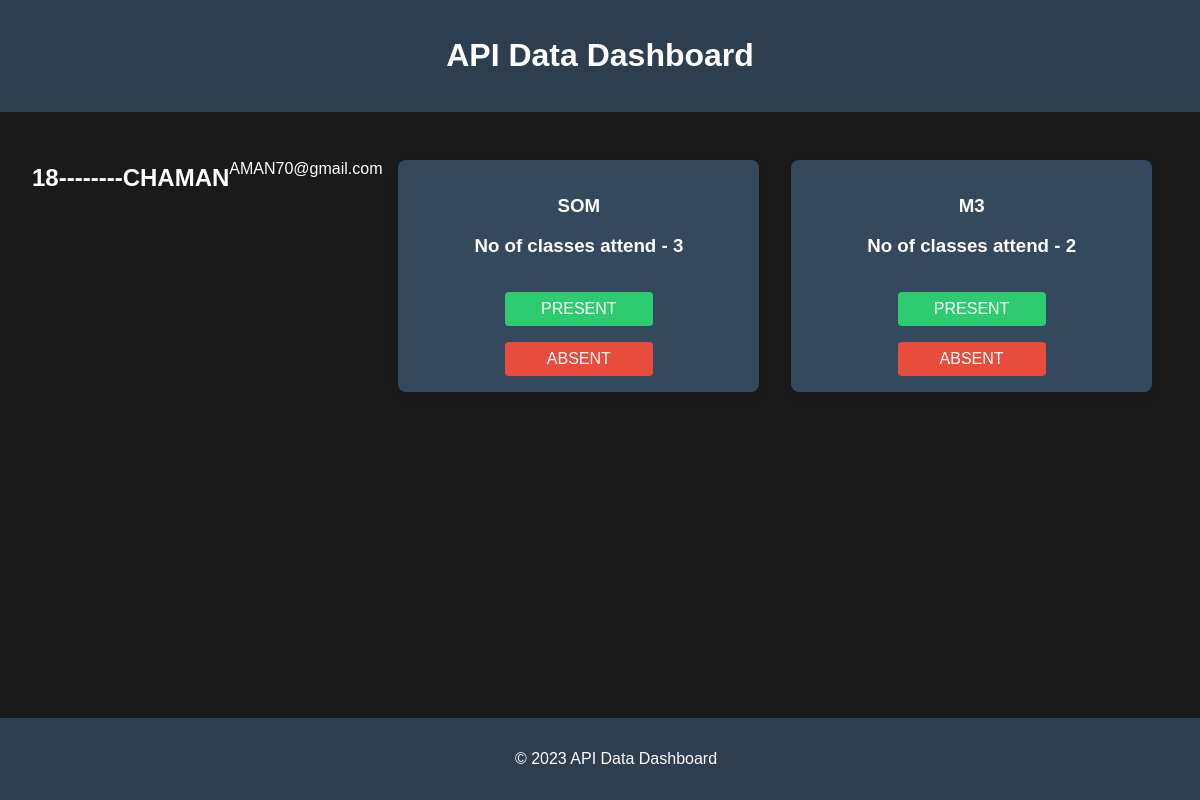
The page /17 (signed in) on the database its author committed.
### api/models.py (models this page shows, shortened)
class Student(models.Model):
      name = models.ForeignKey(User , on_delete=models.CASCADE  ,null = True , blank = True)
      attendance_status = models.CharField(max_length=7)
      subjects = models.ManyToManyField(Subject)

class Attendance(models.Model):
      subject = models.ForeignKey(Subject , on_delete= models.CASCADE)
      student = models.ForeignKey(Student , on_delete= models.CASCADE , null = True)
      no_of_classes_attended = models.IntegerField()

class Subject(models.Model):
      name = models.CharField(max_length=20)
      No_of_classes = models.IntegerField()
      no_of_required_classes = models.IntegerField()

### user_accounts/views.py (the view)
# urls.py: path("<pk>", student_data , name="student-data"),
def student_data(request,pk):
        student = Student.objects.get(id = pk)
        data = Attendance.objects.filter(student = student)
        context = {
                "stu":student,
                "data":data
        }
        return render(request , "CRUD.html" , context)

### TEMPLATES/CRUD.html (shortened to what this page needs)
<!DOCTYPE html>
<html lang="en">
<head>
</head>
<body>
  <header>
    <h1>API Data Dashboard</h1>
  </header>
  <section>
   <h2>{{stu.name.id}}--------{{stu.name.username}}</h2>
   <p>{{stu.name.email}}</p>
   {% for i in data %}
    <div class="card">
      <h3>{{i.subject.name}}</h3>
      <h3>No of classes attend - {{i.no_of_classes_attended}}</h3>
{% if request.user.is_staff %}
<form method="POST" action="{% url 'update-user' i.subject.name 'present' %}?name={{stu.name.username}}">
 <button type="submit" class="button-green">PRESENT</button>
</form>
<form method = "POST"  action = "{% url "update-user" i.subject.name  'absent' %}?name={{stu.name.username}}" >
 <button type = "submit"  class="button-red">ABSENT</button>
</form>
{% endif %}
</div>
{% endfor %}
  </section>
  <footer>
    <p>&copy; 2023 API Data Dashboard</p>
  </footer>
</body>
</html>

### TEMPLATES/CRUD.html (style rules this page uses)
body { font-family: 'Arial', sans-serif; margin: 0; padding: 0; background-color: #1a1a1a; color: #fff; }
header { background-color: #2c3e50; color: #fff; padding: 1em; text-align: center; }
section { display: flex; justify-content: space-around; padding: 2em; }
.card { flex: 1; padding: 1em; margin: 1em; background-color: #34495e; border-radius: 8px; box-shadow: 0 4px 8px rgba(0, 0, 0, 0.1); text-align: center; }
.button-green, .button-red { margin-top: 1em; padding: 0.5em 1em; border: none; border-radius: 4px; cursor: pointer; font-size: 16px; color: #fff; width: 45%; }
.button-green { background-color: #2ecc71; }
.button-red { background-color: #e74c3c; }
footer { background-color: #2c3e50; color: #fff; padding: 1em; text-align: center; position: fixed; bottom: 0; width: 100%; }

### rows shown on the page
Student: name.id "18", name.username "CHAMAN", name.email "AMAN70@gmail.com"
Attendance: subject.name "SOM", no_of_classes_attended "3"
Attendance: subject.name "M3", no_of_classes_attended "2"
